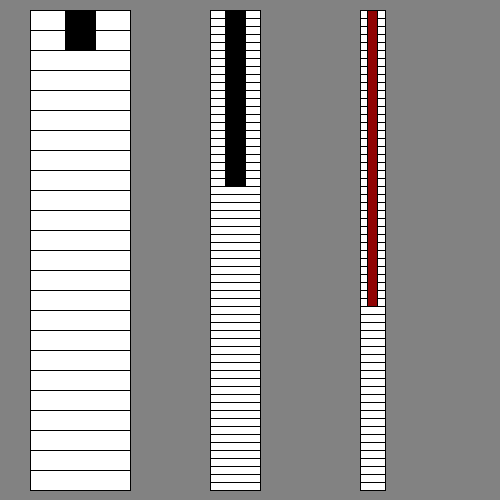
Frame 1 (no input)
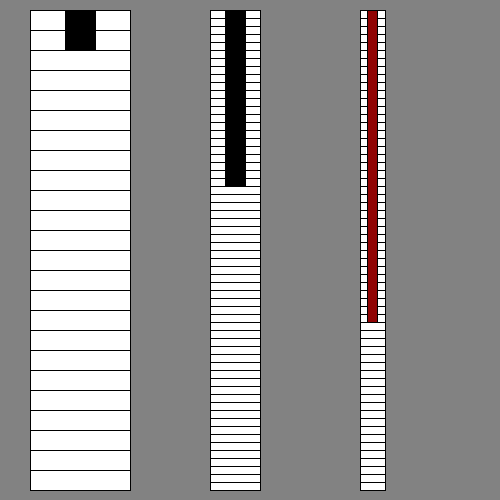
Frame 60 (the mouse pressed at the canvas centre just before this capture)
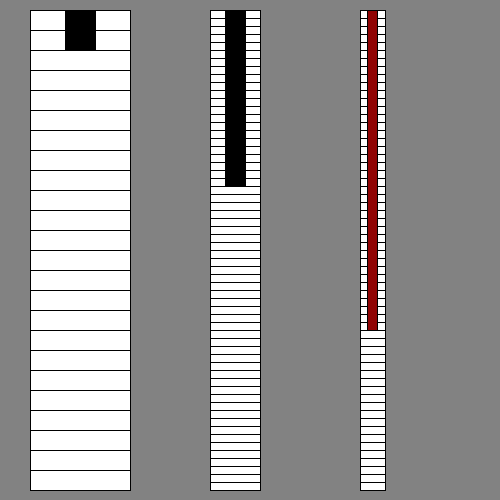
Frame 120 (the mouse held since frame 60 and released just before this capture)

The Processing sketch that drew these frames (run headless with seeded random() and noise(); from frame 60 on, the mouse is pressed at the canvas centre):

// Processing sketch: processing_120335
// ── processing_120335.pde

void setup(){
  size(500,500);
}

void draw(){
  background(130);
   
  for (int i=10; i<490; i+=20) {
  fill(255);
  rect(30,i,100,20);
  }
  
  for (int i=10; i<490; i+=8) {
  fill(255);
  rect(210,i,50,8);
  }

for (int i=10; i<490; i+=8) {
  rect(360,i,25,8);
  }
  
pushMatrix();
  int sec= second()*8;
  fill(144,4,4);
  rect(367.5,10,10,sec);
  popMatrix();
  
  pushMatrix();
  int min= minute()*8;
  fill(0);
  rect(225,10,20,min);
  popMatrix();
  
  pushMatrix();
  int h= hour()*20;
  fill(0);
  rect(65,10,30,h);
  popMatrix();
}
